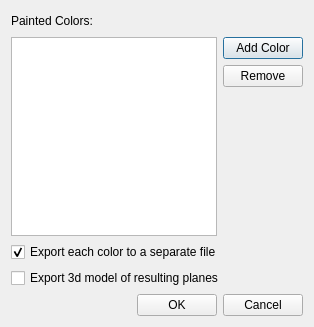
<?xml version="1.0" encoding="UTF-8"?>
<ui version="4.0">
 <class>Dialog</class>
 <widget class="QDialog" name="Dialog">
  <property name="geometry">
   <rect>
    <x>0</x>
    <y>0</y>
    <width>314</width>
    <height>327</height>
   </rect>
  </property>
  <property name="windowTitle">
   <string>Import Planes from Mesh</string>
  </property>
  <layout class="QVBoxLayout" name="verticalLayout_2">
   <item>
    <layout class="QHBoxLayout" name="horizontalLayout">
     <item>
      <widget class="QLabel" name="label">
       <property name="text">
        <string>Painted Colors:</string>
       </property>
      </widget>
     </item>
     <item>
      <spacer name="horizontalSpacer_2">
       <property name="orientation">
        <enum>Qt::Horizontal</enum>
       </property>
       <property name="sizeHint" stdset="0">
        <size>
         <width>40</width>
         <height>20</height>
        </size>
       </property>
      </spacer>
     </item>
    </layout>
   </item>
   <item>
    <layout class="QHBoxLayout" name="horizontalLayout_3">
     <item>
      <widget class="QListWidget" name="color_list"/>
     </item>
     <item>
      <layout class="QVBoxLayout" name="verticalLayout">
       <item>
        <widget class="QPushButton" name="add_color_button">
         <property name="text">
          <string>Add Color</string>
         </property>
        </widget>
       </item>
       <item>
        <widget class="QPushButton" name="remove_color_button">
         <property name="text">
          <string>Remove</string>
         </property>
        </widget>
       </item>
       <item>
        <spacer name="verticalSpacer">
         <property name="orientation">
          <enum>Qt::Vertical</enum>
         </property>
         <property name="sizeHint" stdset="0">
          <size>
           <width>20</width>
           <height>40</height>
          </size>
         </property>
        </spacer>
       </item>
      </layout>
     </item>
    </layout>
   </item>
   <item>
    <widget class="QCheckBox" name="check_separate">
     <property name="text">
      <string>Export each color to a separate file</string>
     </property>
     <property name="checked">
      <bool>true</bool>
     </property>
    </widget>
   </item>
   <item>
    <widget class="QCheckBox" name="check_export_ply">
     <property name="text">
      <string>Export 3d model of resulting planes</string>
     </property>
    </widget>
   </item>
   <item>
    <layout class="QHBoxLayout" name="horizontalLayout_2">
     <item>
      <spacer name="horizontalSpacer">
       <property name="orientation">
        <enum>Qt::Horizontal</enum>
       </property>
       <property name="sizeHint" stdset="0">
        <size>
         <width>40</width>
         <height>20</height>
        </size>
       </property>
      </spacer>
     </item>
     <item>
      <widget class="QPushButton" name="ok_button">
       <property name="text">
        <string>OK</string>
       </property>
      </widget>
     </item>
     <item>
      <widget class="QPushButton" name="cancel_button">
       <property name="text">
        <string>Cancel</string>
       </property>
      </widget>
     </item>
    </layout>
   </item>
  </layout>
 </widget>
 <resources/>
 <connections>
  <connection>
   <sender>ok_button</sender>
   <signal>clicked()</signal>
   <receiver>Dialog</receiver>
   <slot>accept()</slot>
   <hints>
    <hint type="sourcelabel">
     <x>156</x>
     <y>152</y>
    </hint>
    <hint type="destinationlabel">
     <x>142</x>
     <y>86</y>
    </hint>
   </hints>
  </connection>
  <connection>
   <sender>cancel_button</sender>
   <signal>clicked()</signal>
   <receiver>Dialog</receiver>
   <slot>reject()</slot>
   <hints>
    <hint type="sourcelabel">
     <x>237</x>
     <y>152</y>
    </hint>
    <hint type="destinationlabel">
     <x>142</x>
     <y>86</y>
    </hint>
   </hints>
  </connection>
 </connections>
</ui>
